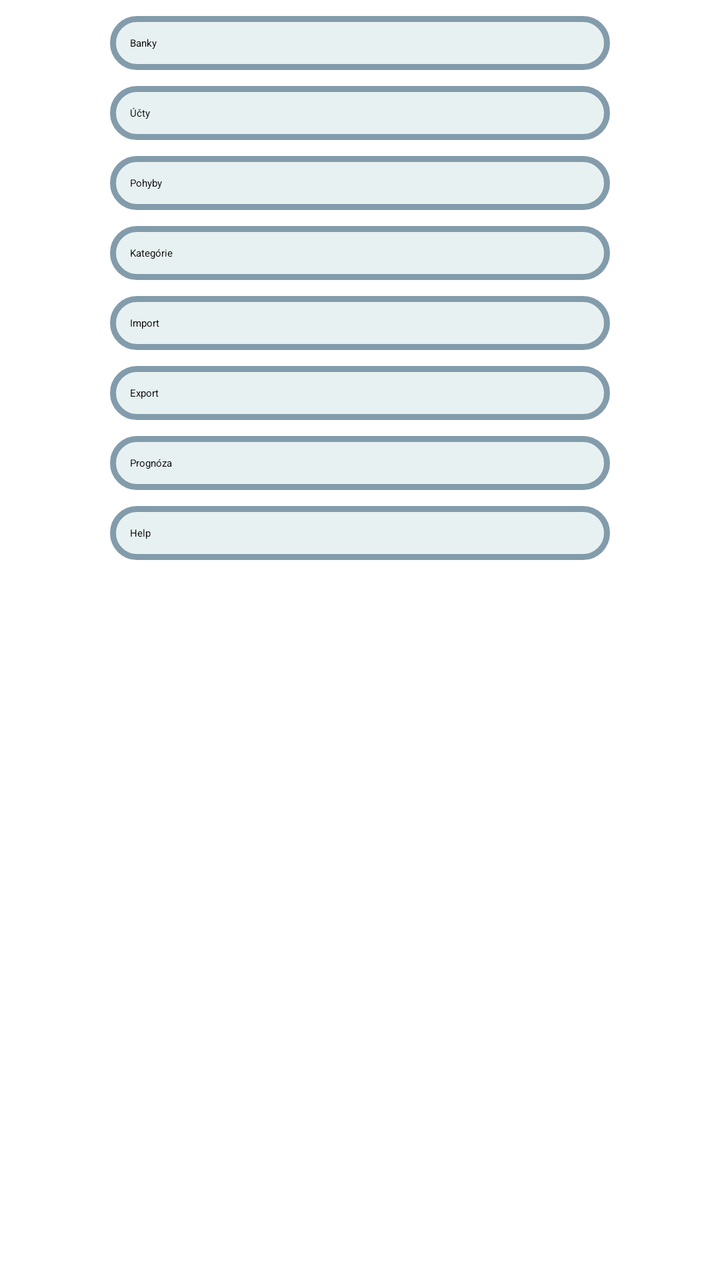
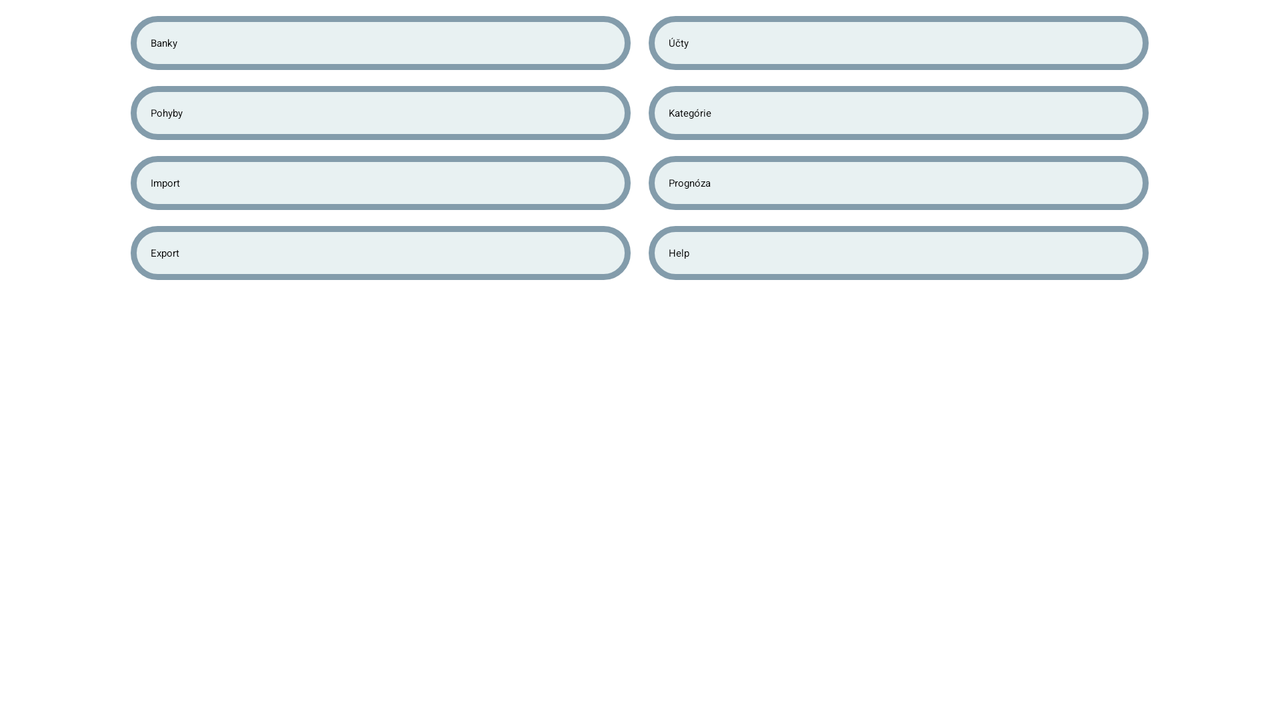

Two renders of one Android screen. The first uses the default layout on a phone; the second uses the alternative layout the repository ships for a different screen configuration, on a matching device. The two XML files are below.
<!-- AndroidManifest.xml: application theme MainTheme -->
<!-- res/layout/activity_main.xml -->
<ScrollView xmlns:android="http://schemas.android.com/apk/res/android"
    style="@style/match_match"
    android:background="@color/list_item_bg"
    android:orientation="vertical" >

    <RelativeLayout style="@style/match_match" >

        <Button
            android:id="@+id/main_btn_banka"
            style="@style/button_style_center"
            android:text="@string/activity_main_btn_banka" />

        <Button
            android:id="@+id/main_btn_ucet"
            style="@style/button_style_center"
            android:layout_below="@+id/main_btn_banka"
            android:text="@string/activity_main_btn_ucet" />

        <Button
            android:id="@+id/main_btn_pohyb"
            style="@style/button_style_center"
            android:layout_below="@+id/main_btn_ucet"
            android:text="@string/activity_main_btn_pohyb" />

        <Button
            android:id="@+id/main_btn_kategoria"
            style="@style/button_style_center"
            android:layout_below="@+id/main_btn_pohyb"
            android:text="@string/activity_main_btn_kategoria" />

        <Button
            android:id="@+id/main_btn_import"
            style="@style/button_style_center"
            android:layout_below="@+id/main_btn_kategoria"
            android:text="@string/activity_main_btn_import" />

        <Button
            android:id="@+id/main_btn_export"
            style="@style/button_style_center"
            android:layout_below="@+id/main_btn_import"
            android:text="@string/activity_main_btn_export" />        
        
        <Button
            android:id="@+id/main_btn_prognoza"
            style="@style/button_style_center"
            android:layout_below="@+id/main_btn_export"
            android:text="@string/activity_main_btn_prognoza" />
        
        <Button
            android:id="@+id/main_btn_help"
            style="@style/button_style_center"
            android:layout_below="@+id/main_btn_prognoza"
            android:text="@string/activity_main_btn_help" />
    </RelativeLayout>

</ScrollView>
<!-- resources referenced by this layout -->
<resources>
  <color name="list_item_bg">#fff</color>
  <string name="activity_main_btn_banka">Banky</string>
  <string name="activity_main_btn_export">Export</string>
  <string name="activity_main_btn_help">Help</string>
  <string name="activity_main_btn_import">Import</string>
  <string name="activity_main_btn_kategoria">Kategórie</string>
  <string name="activity_main_btn_pohyb">Pohyby</string>
  <string name="activity_main_btn_prognoza">Prognóza</string>
  <string name="activity_main_btn_ucet">Účty</string>
  <style name="button_style_center" parent="@style/button_style">
          <item name="android:layout_centerHorizontal">true</item>
      </style>
  <style name="match_match">
          <item name="android:layout_width">match_parent</item>
          <item name="android:layout_height">match_parent</item>
      </style>
  <style name="MainTheme" parent="Theme.Sherlock.Light">
          <item name="actionBarStyle">@style/MyActionBar</item>
          <item name="android:actionBarStyle">@style/MyActionBar</item>
      </style>
  <style name="button_style">
          <item name="android:layout_width">250dp</item>
          <item name="android:layout_height">wrap_content</item>
          <item name="android:background">@drawable/button</item>
          <item name="android:layout_marginLeft">4dp</item>
          <item name="android:layout_marginRight">4dp</item>
          <item name="android:layout_marginTop">8dp</item>
          <item name="android:layout_centerHorizontal">true</item>
      </style>
  <style name="MyActionBar" parent="Widget.Sherlock.Light.ActionBar">
          <item name="android:background">@drawable/actionbar_bg</item>
          <item name="background">@drawable/actionbar_bg</item>
      </style>
  <!-- drawable actionbar_bg (drawable) -->
  <?xml version="1.0" encoding="utf-8"?>
  <selector xmlns:android="http://schemas.android.com/apk/res/android">
      <item>
          <shape>
              <gradient
                  android:startColor="@color/action_bar_bg_start"
                  android:endColor="@color/action_bar_bg_end"
                  android:angle="270" />
              <padding
                  android:left="10dp"
                  android:top="10dp"
                  android:right="10dp"
                  android:bottom="10dp" />
          </shape>
      </item>
  </selector>
  <color name="btn_bg_focused">#b6c9de</color>
  <color name="btn_border_pressed">#637c8b</color>
  <color name="btn_border_focused">#738c9b</color>
  <color name="btn_bg">#e8f1f2</color>
  <color name="btn_border">#839cab</color>
  <color name="action_bar_bg_start">#839cab</color>
  <color name="action_bar_bg_end">#708794</color>
</resources>
<!-- res/layout-land/activity_main.xml (the repository's variant of the layout above) -->
<!-- drawn on the phone turned sideways -->
<?xml version="1.0" encoding="utf-8"?>
<ScrollView xmlns:android="http://schemas.android.com/apk/res/android"
    style="@style/match_match"
    android:background="@color/list_item_bg"
    android:orientation="vertical" >

    <RelativeLayout style="@style/match_match" >

        <View
            android:id="@+id/main_centerView"
            android:layout_width="1dp"
            android:layout_height="match_parent"
            android:layout_centerHorizontal="true"
            android:background="#fff" />

        <Button
            android:id="@+id/main_btn_banka"
            style="@style/button_style"
            android:layout_toLeftOf="@+id/main_centerView"
            android:text="@string/activity_main_btn_banka" />

        <Button
            android:id="@+id/main_btn_ucet"
            style="@style/button_style"
            android:layout_toRightOf="@+id/main_centerView"
            android:text="@string/activity_main_btn_ucet" />

        <Button
            android:id="@+id/main_btn_pohyb"
            style="@style/button_style"
            android:layout_below="@+id/main_btn_banka"
            android:layout_toLeftOf="@+id/main_centerView"
            android:text="@string/activity_main_btn_pohyb" />

        <Button
            android:id="@+id/main_btn_kategoria"
            style="@style/button_style"
            android:layout_below="@+id/main_btn_ucet"
            android:layout_toRightOf="@+id/main_centerView"
            android:text="@string/activity_main_btn_kategoria" />

        <Button
            android:id="@+id/main_btn_import"
            style="@style/button_style_center"
            android:layout_toLeftOf="@+id/main_centerView"
            android:layout_below="@+id/main_btn_pohyb"
            android:text="@string/activity_main_btn_import" />

        <Button
            android:id="@+id/main_btn_export"
            style="@style/button_style_center"
            android:layout_toLeftOf="@+id/main_centerView"
            android:layout_below="@+id/main_btn_import"
            android:text="@string/activity_main_btn_export" />     

        <Button
            android:id="@+id/main_btn_prognoza"
            style="@style/button_style"
            android:layout_below="@+id/main_btn_kategoria"
            android:layout_toRightOf="@+id/main_centerView"
            android:text="@string/activity_main_btn_prognoza" />
        
        <Button
            android:id="@+id/main_btn_help"
            style="@style/button_style"
            android:layout_below="@+id/main_btn_prognoza"
            android:layout_toRightOf="@+id/main_centerView"
            android:text="@string/activity_main_btn_help" />
    </RelativeLayout>

</ScrollView>
<!-- resources referenced by the variant -->
<!-- as the phone turned sideways resolves them -->
<resources>
  <color name="list_item_bg">#fff</color>
  <string name="activity_main_btn_banka">Banky</string>
  <string name="activity_main_btn_export">Export</string>
  <string name="activity_main_btn_help">Help</string>
  <string name="activity_main_btn_import">Import</string>
  <string name="activity_main_btn_kategoria">Kategórie</string>
  <string name="activity_main_btn_pohyb">Pohyby</string>
  <string name="activity_main_btn_prognoza">Prognóza</string>
  <string name="activity_main_btn_ucet">Účty</string>
  <style name="button_style">
          <item name="android:layout_width">250dp</item>
          <item name="android:layout_height">wrap_content</item>
          <item name="android:background">@drawable/button</item>
          <item name="android:layout_marginLeft">4dp</item>
          <item name="android:layout_marginRight">4dp</item>
          <item name="android:layout_marginTop">8dp</item>
          <item name="android:layout_centerHorizontal">true</item>
      </style>
  <style name="button_style_center" parent="@style/button_style">
          <item name="android:layout_centerHorizontal">true</item>
      </style>
  <style name="match_match">
          <item name="android:layout_width">match_parent</item>
          <item name="android:layout_height">match_parent</item>
      </style>
  <style name="MainTheme" parent="Theme.Sherlock.Light">
          <item name="actionBarStyle">@style/MyActionBar</item>
          <item name="android:actionBarStyle">@style/MyActionBar</item>
      </style>
  <style name="MyActionBar" parent="Widget.Sherlock.Light.ActionBar">
          <item name="android:background">@drawable/actionbar_bg</item>
          <item name="background">@drawable/actionbar_bg</item>
      </style>
  <color name="btn_bg_focused">#b6c9de</color>
  <color name="btn_border_pressed">#637c8b</color>
  <color name="btn_border_focused">#738c9b</color>
  <color name="btn_bg">#e8f1f2</color>
  <color name="btn_border">#839cab</color>
  <!-- drawable actionbar_bg (drawable) -->
  <?xml version="1.0" encoding="utf-8"?>
  <selector xmlns:android="http://schemas.android.com/apk/res/android">
      <item>
          <shape>
              <gradient
                  android:startColor="@color/action_bar_bg_start"
                  android:endColor="@color/action_bar_bg_end"
                  android:angle="270" />
              <padding
                  android:left="10dp"
                  android:top="10dp"
                  android:right="10dp"
                  android:bottom="10dp" />
          </shape>
      </item>
  </selector>
  <color name="action_bar_bg_start">#839cab</color>
  <color name="action_bar_bg_end">#708794</color>
</resources>
